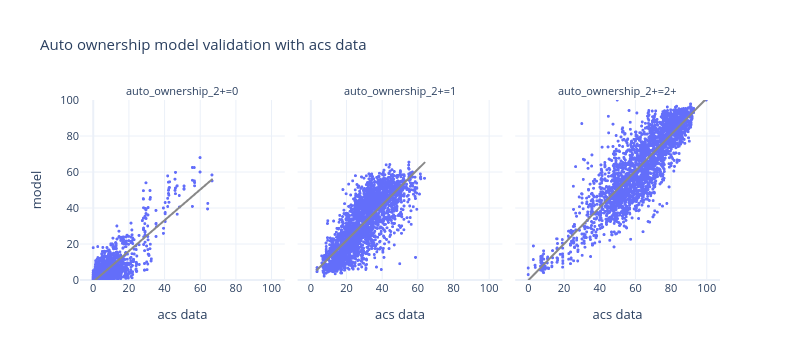

Write notebook code for a chart like this one.
### Markdown cell above
- scatterplot

### Code cell
df_plot = pd.pivot(bg_auto_ownership, index=['block_group_id','auto_ownership_2+'], columns='source', values='percentage').reset_index()



fig = px.scatter(df_plot, x="acs data", y="model", trendline="ols", trendline_color_override='rgb(136, 136, 136)',
                 template="plotly_white",
                 facet_col='auto_ownership_2+', height=400, width=1000,
                 title="Auto ownership model validation with acs data")
fig.update_xaxes(dtick=20)
fig.update_yaxes(dtick=20,range=[0, 100])
fig.update_traces(marker_size=3)
fig.update_layout(height=360, width=800, font=dict(size=11))
fig.show()

### Figure 1 — Plotly figure (JSON) as saved in the notebook; plotly's stock layout.template omitted (floating-point values rounded to 4 significant figures; data arrays with more than 128 entries replaced by an {"elided": "..."} marker saying what was removed)
{"data": [{"hovertemplate": "auto_ownership_2+=0<br>acs data=%{x}<br>model=%{y}<extra></extra>", "legendgroup": "", "marker": {"color": "#636efa", "size": 3, "symbol": "circle"}, "mode": "markers", "name": "", "showlegend": false, "type": "scattergl", "x": {"elided": "2641 float values"}, "xaxis": "x", "y": {"elided": "2641 float values"}, "yaxis": "y"}, {"hovertemplate": "<b>OLS trendline</b><br>model = 0.852554 * acs data + -0.988375<br>R<sup>2</sup>=0.708126<br><br>auto_ownership_2+=0<br>acs data=%{x}<br>model=%{y} <b>(trend)</b><extra></extra>", "legendgroup": "", "line": {"color": "rgb(136, 136, 136)"}, "marker": {"color": "#636efa", "size": 3, "symbol": "circle"}, "mode": "lines", "name": "", "showlegend": false, "type": "scattergl", "x": {"elided": "2354 float values"}, "xaxis": "x", "y": {"elided": "2354 float values"}, "yaxis": "y"}, {"hovertemplate": "auto_ownership_2+=1<br>acs data=%{x}<br>model=%{y}<extra></extra>", "legendgroup": "", "marker": {"color": "#636efa", "size": 3, "symbol": "circle"}, "mode": "markers", "name": "", "showlegend": false, "type": "scattergl", "x": {"elided": "2641 float values"}, "xaxis": "x2", "y": {"elided": "2641 float values"}, "yaxis": "y2"}, {"hovertemplate": "<b>OLS trendline</b><br>model = 0.98688 * acs data + 2.11367<br>R<sup>2</sup>=0.615054<br><br>auto_ownership_2+=1<br>acs data=%{x}<br>model=%{y} <b>(trend)</b><extra></extra>", "legendgroup": "", "line": {"color": "rgb(136, 136, 136)"}, "marker": {"color": "#636efa", "size": 3, "symbol": "circle"}, "mode": "lines", "name": "", "showlegend": false, "type": "scattergl", "x": {"elided": "2633 float values"}, "xaxis": "x2", "y": {"elided": "2633 float values"}, "yaxis": "y2"}, {"hovertemplate": "auto_ownership_2+=2+<br>acs data=%{x}<br>model=%{y}<extra></extra>", "legendgroup": "", "marker": {"color": "#636efa", "size": 3, "symbol": "circle"}, "mode": "markers", "name": "", "showlegend": false, "type": "scattergl", "x": {"elided": "2641 float values"}, "xaxis": "x3", "y": {"elided": "2641 float values"}, "yaxis": "y3"}, {"hovertemplate": "<b>OLS trendline</b><br>model = 1.00953 * acs data + -0.225756<br>R<sup>2</sup>=0.745431<br><br>auto_ownership_2+=2+<br>acs data=%{x}<br>model=%{y} <b>(trend)</b><extra></extra>", "legendgroup": "", "line": {"color": "rgb(136, 136, 136)"}, "marker": {"color": "#636efa", "size": 3, "symbol": "circle"}, "mode": "lines", "name": "", "showlegend": false, "type": "scattergl", "x": {"elided": "2635 float values"}, "xaxis": "x3", "y": {"elided": "2635 float values"}, "yaxis": "y3"}], "layout": {"annotations": [{"font": {}, "showarrow": false, "text": "auto_ownership_2+=0", "x": 0.16, "xanchor": "center", "xref": "paper", "y": 1.0, "yanchor": "bottom", "yref": "paper"}, {"font": {}, "showarrow": false, "text": "auto_ownership_2+=1", "x": 0.5, "xanchor": "center", "xref": "paper", "y": 1.0, "yanchor": "bottom", "yref": "paper"}, {"font": {}, "showarrow": false, "text": "auto_ownership_2+=2+", "x": 0.84, "xanchor": "center", "xref": "paper", "y": 1.0, "yanchor": "bottom", "yref": "paper"}], "font": {"size": 11}, "height": 360, "legend": {"tracegroupgap": 0}, "title": {"text": "Auto ownership model validation with acs data"}, "width": 800, "xaxis": {"anchor": "y", "domain": [0.0, 0.32], "dtick": 20, "title": {"text": "acs data"}}, "xaxis2": {"anchor": "y2", "domain": [0.34, 0.66], "dtick": 20, "matches": "x", "title": {"text": "acs data"}}, "xaxis3": {"anchor": "y3", "domain": [0.68, 1.0], "dtick": 20, "matches": "x", "title": {"text": "acs data"}}, "yaxis": {"anchor": "x", "domain": [0.0, 1.0], "dtick": 20, "range": [0, 100], "title": {"text": "model"}}, "yaxis2": {"anchor": "x2", "domain": [0.0, 1.0], "dtick": 20, "matches": "y", "range": [0, 100], "showticklabels": false}, "yaxis3": {"anchor": "x3", "domain": [0.0, 1.0], "dtick": 20, "matches": "y", "range": [0, 100], "showticklabels": false}}}
